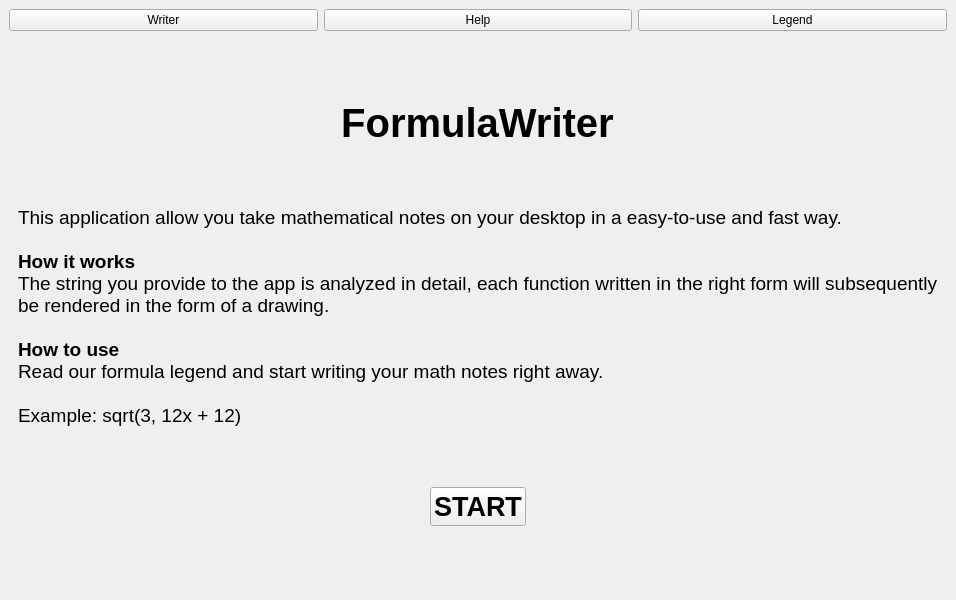
<?xml version="1.0" encoding="UTF-8"?>
<ui version="4.0">
 <class>MainWindow</class>
 <widget class="QMainWindow" name="MainWindow">
  <property name="geometry">
   <rect>
    <x>0</x>
    <y>0</y>
    <width>800</width>
    <height>600</height>
   </rect>
  </property>
  <property name="windowTitle">
   <string>MainWindow</string>
  </property>
  <widget class="QWidget" name="centralwidget">
   <property name="sizePolicy">
    <sizepolicy hsizetype="Preferred" vsizetype="Preferred">
     <horstretch>0</horstretch>
     <verstretch>0</verstretch>
    </sizepolicy>
   </property>
   <property name="autoFillBackground">
    <bool>true</bool>
   </property>
   <layout class="QVBoxLayout" name="verticalLayout">
    <item>
     <layout class="QHBoxLayout" name="menuButtonsLayout">
      <item>
       <widget class="QPushButton" name="writer">
        <property name="text">
         <string>Writer</string>
        </property>
       </widget>
      </item>
      <item>
       <widget class="QPushButton" name="help">
        <property name="text">
         <string>Help</string>
        </property>
       </widget>
      </item>
      <item>
       <widget class="QPushButton" name="legend">
        <property name="text">
         <string>Legend</string>
        </property>
       </widget>
      </item>
     </layout>
    </item>
    <item>
     <widget class="QStackedWidget" name="stackedWidget">
      <widget class="QWidget" name="welcomePage">
       <property name="sizePolicy">
        <sizepolicy hsizetype="Preferred" vsizetype="Preferred">
         <horstretch>0</horstretch>
         <verstretch>0</verstretch>
        </sizepolicy>
       </property>
       <layout class="QVBoxLayout" name="verticalLayout_2">
        <item alignment="Qt::AlignHCenter">
         <widget class="QLabel" name="Title">
          <property name="sizePolicy">
           <sizepolicy hsizetype="Preferred" vsizetype="Fixed">
            <horstretch>0</horstretch>
            <verstretch>0</verstretch>
           </sizepolicy>
          </property>
          <property name="font">
           <font>
            <pointsize>-1</pointsize>
            <italic>false</italic>
            <bold>true</bold>
           </font>
          </property>
          <property name="styleSheet">
           <string notr="true">font: bold;
font-size: 40px;
</string>
          </property>
          <property name="text">
           <string>FormulaWriter</string>
          </property>
          <property name="alignment">
           <set>Qt::AlignCenter</set>
          </property>
         </widget>
        </item>
        <item>
         <widget class="QLabel" name="Desc">
          <property name="sizePolicy">
           <sizepolicy hsizetype="Preferred" vsizetype="Fixed">
            <horstretch>0</horstretch>
            <verstretch>0</verstretch>
           </sizepolicy>
          </property>
          <property name="font">
           <font>
            <pointsize>14</pointsize>
           </font>
          </property>
          <property name="text">
           <string>This application allow you take mathematical notes on your desktop in a easy-to-use and fast way. &lt;br&gt;&lt;br&gt;
&lt;b&gt; How it works &lt;/b&gt; &lt;br&gt; 
The string you provide to the app is analyzed in detail, each function written in the right form will subsequently &lt;br&gt;
be rendered in the form of a drawing.&lt;br&gt;&lt;br&gt;
&lt;b&gt; How to use &lt;/b&gt; &lt;br&gt; 
Read our formula legend and start writing your math notes right away. &lt;br&gt; &lt;br&gt;
Example: sqrt(3, 12x + 12)</string>
          </property>
          <property name="alignment">
           <set>Qt::AlignLeading|Qt::AlignLeft|Qt::AlignTop</set>
          </property>
         </widget>
        </item>
        <item alignment="Qt::AlignHCenter">
         <widget class="QPushButton" name="startButton">
          <property name="sizePolicy">
           <sizepolicy hsizetype="Fixed" vsizetype="Fixed">
            <horstretch>0</horstretch>
            <verstretch>0</verstretch>
           </sizepolicy>
          </property>
          <property name="font">
           <font>
            <pointsize>20</pointsize>
            <bold>true</bold>
           </font>
          </property>
          <property name="text">
           <string>START</string>
          </property>
         </widget>
        </item>
       </layout>
      </widget>
     </widget>
    </item>
   </layout>
  </widget>
  <action name="actionIntroduction">
   <property name="text">
    <string>Introduction</string>
   </property>
  </action>
  <action name="actionLegend">
   <property name="text">
    <string>Legend</string>
   </property>
  </action>
  <action name="actionSave">
   <property name="text">
    <string>Save</string>
   </property>
  </action>
 </widget>
 <resources/>
 <connections/>
</ui>
